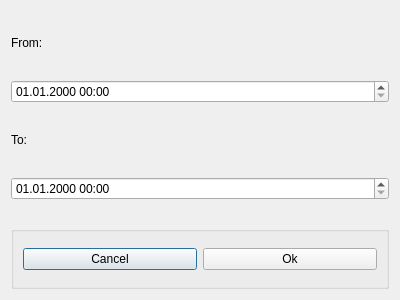
<?xml version="1.0" encoding="UTF-8"?>
<ui version="4.0">
 <class>DateTimeDialog</class>
 <widget class="QDialog" name="DateTimeDialog">
  <property name="geometry">
   <rect>
    <x>0</x>
    <y>0</y>
    <width>400</width>
    <height>300</height>
   </rect>
  </property>
  <property name="windowTitle">
   <string>Dialog</string>
  </property>
  <layout class="QVBoxLayout" name="verticalLayout">
   <item>
    <widget class="QLabel" name="fromlabel">
     <property name="text">
      <string>From:</string>
     </property>
    </widget>
   </item>
   <item>
    <widget class="QDateTimeEdit" name="fromDateTimeEdit">
     <property name="displayFormat">
      <string>dd.MM.yyyy hh:mm</string>
     </property>
    </widget>
   </item>
   <item>
    <widget class="QLabel" name="tolabel">
     <property name="text">
      <string>To:</string>
     </property>
    </widget>
   </item>
   <item>
    <widget class="QDateTimeEdit" name="toDateTimeEdit">
     <property name="displayFormat">
      <string>dd.MM.yyyy hh:mm</string>
     </property>
    </widget>
   </item>
   <item>
    <spacer name="horizontalSpacer">
     <property name="orientation">
      <enum>Qt::Horizontal</enum>
     </property>
     <property name="sizeHint" stdset="0">
      <size>
       <width>40</width>
       <height>20</height>
      </size>
     </property>
    </spacer>
   </item>
   <item>
    <widget class="QGroupBox" name="groupBox">
     <property name="title">
      <string/>
     </property>
     <layout class="QHBoxLayout" name="horizontalLayout">
      <item>
       <widget class="QPushButton" name="cancelPushButton">
        <property name="text">
         <string>Cancel</string>
        </property>
       </widget>
      </item>
      <item>
       <widget class="QPushButton" name="okPushButton">
        <property name="text">
         <string>Ok</string>
        </property>
       </widget>
      </item>
     </layout>
    </widget>
   </item>
  </layout>
 </widget>
 <resources/>
 <connections/>
</ui>
